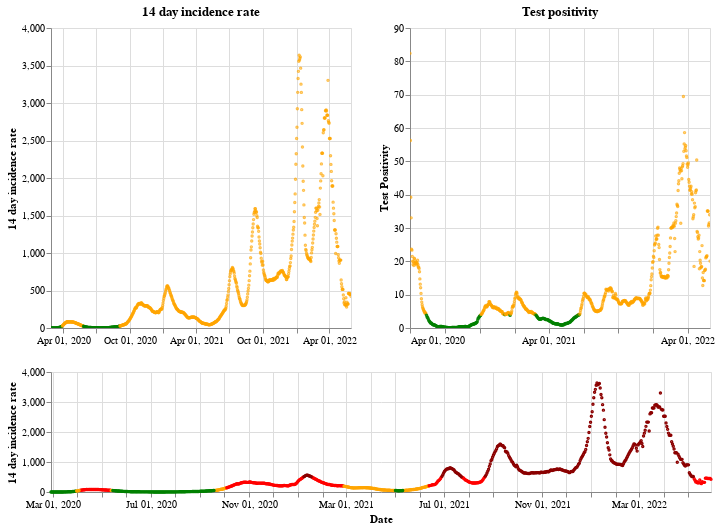

Notebook cell for this chart:
### Markdown cell above
## Scotland

### Code cell
plot_traffic_light('Scotland')

### Figure 1 — Vega-Lite specification as saved in the notebook (floating-point values rounded to 4 significant figures; data arrays with more than 128 entries replaced by an {"elided": "..."} marker saying what was removed)
{"config": {"view": {"continuousWidth": 400, "continuousHeight": 300}}, "vconcat": [{"hconcat": [{"mark": {"type": "point", "size": 2}, "encoding": {"color": {"condition": {"value": "green", "test": "(datum.twoWeeklyCasesRate <= 25)"}, "value": "orange"}, "tooltip": [{"type": "nominal", "field": "areaName"}, {"type": "temporal", "field": "date"}, {"type": "quantitative", "field": "twoWeeklyCasesRate"}, {"type": "quantitative", "field": "testPositivity"}], "x": {"type": "temporal", "axis": {"title": ""}, "field": "date", "scale": {"domain": {"selection": "DateBrush"}}, "timeUnit": "yearmonthdate"}, "y": {"type": "quantitative", "axis": {"title": "14 day incidence rate"}, "field": "twoWeeklyCasesRate"}}, "title": "14 day incidence rate", "width": 300}, {"mark": {"type": "point", "size": 2}, "encoding": {"color": {"condition": {"value": "green", "test": "(datum.testPositivity <= 4)"}, "value": "orange"}, "tooltip": [{"type": "nominal", "field": "areaName"}, {"type": "temporal", "field": "date"}, {"type": "quantitative", "field": "twoWeeklyCasesRate"}, {"type": "quantitative", "field": "testPositivity"}], "x": {"type": "temporal", "axis": {"title": ""}, "field": "date", "scale": {"domain": {"selection": "DateBrush"}}, "timeUnit": "yearmonthdate"}, "y": {"type": "quantitative", "axis": {"title": "Test Positivity"}, "field": "testPositivity"}}, "title": "Test positivity", "width": 300}]}, {"layer": [{"mark": {"type": "point", "size": 2}, "encoding": {"color": {"condition": {"value": "orange", "test": "(((datum.testPositivity < 4) && (datum.twoWeeklyCasesRate >= 50)) && (datum.twoWeeklyCasesRate < 200))"}, "value": "red"}, "opacity": {"condition": {"value": 1, "test": "((datum.twoWeeklyCasesRate >= 50) && (datum.twoWeeklyCasesRate < 500))"}, "value": 0}, "tooltip": [{"type": "nominal", "field": "areaName"}, {"type": "temporal", "field": "date"}, {"type": "quantitative", "field": "twoWeeklyCasesRate"}, {"type": "quantitative", "field": "testPositivity"}], "x": {"type": "temporal", "axis": {"title": "Date"}, "field": "date", "timeUnit": "yearmonthdate"}, "y": {"type": "quantitative", "axis": {"title": "14 day incidence rate"}, "field": "twoWeeklyCasesRate"}}, "selection": {"DateBrush": {"type": "interval", "encodings": ["x"], "fields": ["Time"]}}}, {"mark": {"type": "point", "size": 2}, "encoding": {"color": {"value": "darkred"}, "opacity": {"condition": {"value": 1, "test": "(datum.twoWeeklyCasesRate >= 500)"}, "value": 0}, "tooltip": [{"type": "nominal", "field": "areaName"}, {"type": "temporal", "field": "date"}, {"type": "quantitative", "field": "twoWeeklyCasesRate"}, {"type": "quantitative", "field": "testPositivity"}], "x": {"type": "temporal", "axis": {"title": "Date"}, "field": "date", "timeUnit": "yearmonthdate"}, "y": {"type": "quantitative", "axis": {"title": "14 day incidence rate"}, "field": "twoWeeklyCasesRate"}}}, {"mark": {"type": "point", "size": 2}, "encoding": {"color": {"condition": {"value": "green", "test": "((datum.testPositivity < 4) && (datum.twoWeeklyCasesRate < 50))"}, "value": "orange"}, "opacity": {"condition": {"value": 1, "test": "(datum.twoWeeklyCasesRate < 50)"}, "value": 0}, "tooltip": [{"type": "nominal", "field": "areaName"}, {"type": "temporal", "field": "date"}, {"type": "quantitative", "field": "twoWeeklyCasesRate"}, {"type": "quantitative", "field": "testPositivity"}], "x": {"type": "temporal", "axis": {"title": "Date"}, "field": "date", "timeUnit": "yearmonthdate"}, "y": {"type": "quantitative", "axis": {"title": "14 day incidence rate"}, "field": "twoWeeklyCasesRate"}}}], "height": 120, "width": 660}], "data": {"name": "data-15f71ee76843104498aeba090af2d975"}, "$schema": "https://vega.github.io/schema/vega-lite/v4.8.1.json", "datasets": {"data-15f71ee76843104498aeba090af2d975": {"elided": "823 records"}}}
